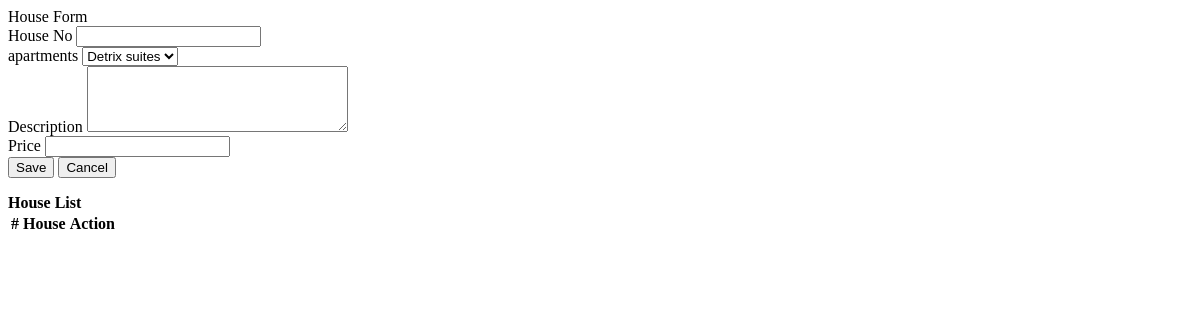
Before: /houses.php with the older database file.
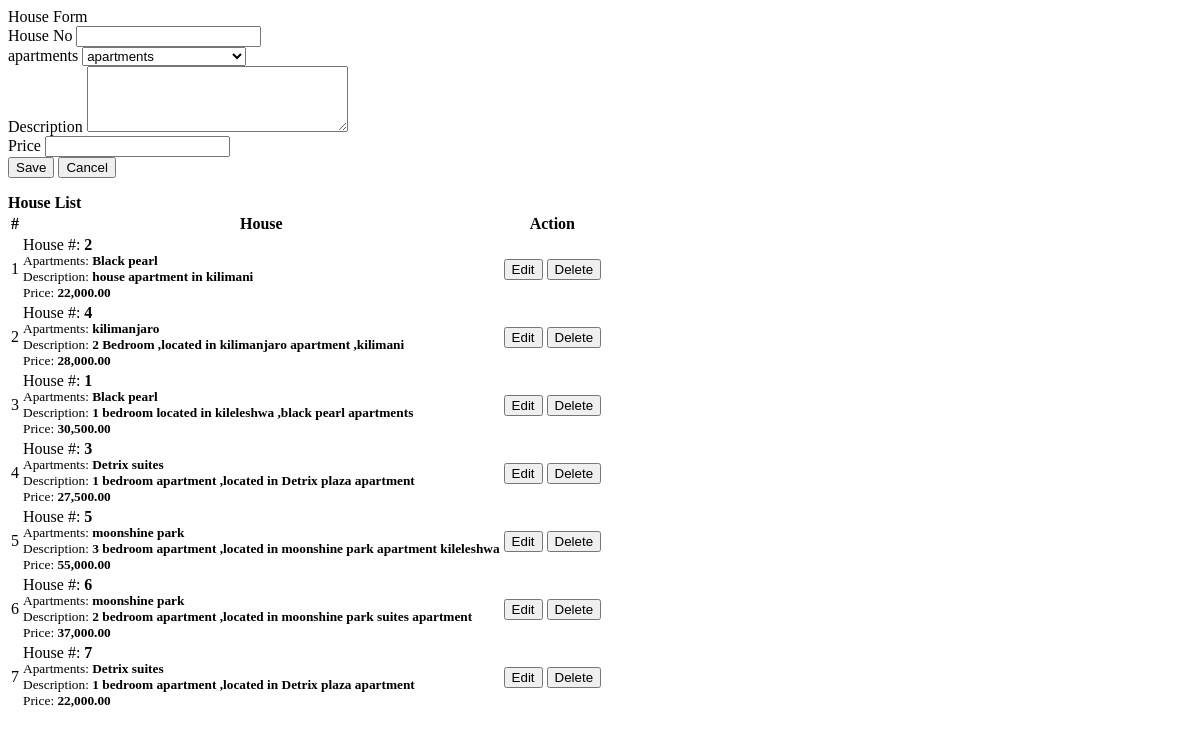
After: the same page with the newer database file.
### tables this page shows
CREATE TABLE `houses` (
  `id` int(30) NOT NULL,
  `house_no` varchar(50) NOT NULL,
  `category_id` int(30) NOT NULL,
  `description` text NOT NULL,
  `price` double NOT NULL
);

CREATE TABLE `categories` (
  `id` int(30) NOT NULL,
  `name` varchar(200) NOT NULL
);

### houses.php (the view, shortened to what this page needs)
<?php include('db_connect.php');?>
<div class="container-fluid">
	<div class="col-lg-12">
		<div class="row">
			<div class="col-md-4">
			<form action="" id="manage-house">
				<div class="card">
					<div class="card-header">
						    House Form
				  	</div>
					<div class="card-body">
							<div class="form-group">
								<label class="control-label">House No</label>
								<input type="text" class="form-control" name="house_no" required="">
							</div>
							<div class="form-group">
								<label class="control-label">apartments</label>
								<select name="apartments_id" id="" class="custom-select" required>
									<?php
									$categories = $conn->query("SELECT * FROM categories order by name asc");
									if($categories->num_rows > 0):
									while($row= $categories->fetch_assoc()) :
									?>
									<option value="<?php echo $row['id'] ?>"><?php echo $row['name'] ?></option>
								<?php endwhile; ?>
								<?php else: ?>
									<option selected="" value="" disabled="">Please check the apartments list.</option>
								<?php endif; ?>
								</select>
							</div>
							<div class="form-group">
								<label for="" class="control-label">Description</label>
								<textarea name="description" id="" cols="30" rows="4" class="form-control" required></textarea>
							</div>
							<div class="form-group">
								<label class="control-label">Price</label>
								<input type="number" class="form-control text-right" name="price" step="any" required="">
							</div>
					</div>
					<div class="card-footer">
						<div class="row">
							<div class="col-md-12">
								<button class="btn btn-sm btn-primary col-sm-3 offset-md-3"> Save</button>
								<button class="btn btn-sm btn-default col-sm-3" type="reset" > Cancel</button>
							</div>
						</div>
					</div>
				</div>
			</form>
			</div>
			<div class="col-md-8">
				<div class="card">
					<div class="card-header">
						<b>House List</b>
					</div>
					<div class="card-body">
						<table class="table table-bordered table-hover">
							<thead>
								<tr>
									<th class="text-center">#</th>
									<th class="text-center">House</th>
									<th class="text-center">Action</th>
								</tr>
							</thead>
							<tbody>
								<?php
								$i = 1;
								$house = $conn->query("SELECT h.*,c.name as cname FROM houses h inner join categories c on c.id = h.category_id order by id asc");
								while($row=$house->fetch_assoc()):
								?>
								<tr>
									<td class="text-center"><?php echo $i++ ?></td>
									<td class="">
										<p>House #: <b><?php echo $row['house_no'] ?></b></p>
										<p><small>Apartments: <b><?php echo $row['cname'] ?></b></small></p>
										<p><small>Description: <b><?php echo $row['description'] ?></b></small></p>
										<p><small>Price: <b><?php echo number_format($row['price'],2) ?></b></small></p>
									</td>
									<td class="text-center">
										<button class="btn btn-sm btn-primary edit_house" type="button" data-id="<?php echo $row['id'] ?>"  data-house_no="<?php echo $row['house_no'] ?>" data-description="<?php echo $row['description'] ?>" data-category_id="<?php echo $row['category_id'] ?>" data-price="<?php echo $row['price'] ?>" >Edit</button>
										<button class="btn btn-sm btn-danger delete_house" type="button" data-id="<?php echo $row['id'] ?>">Delete</button>
									</td>
								</tr>
								<?php endwhile; ?>
							</tbody>
						</table>
					</div>
				</div>
			</div>
		</div>
	</div>
</div>

### houses.php (style rules this page uses)
td { vertical-align: middle !important; }
td p { margin: unset; padding: unset; line-height: 1em; }

Changed rows visible on the page:
added houses: house_no "2", category.name "Black pearl", description "house apartment in kilimani", price "22,000.00"
added houses: house_no "4", category.name "kilimanjaro", description "2 Bedroom ,located in kilimanjaro apartment ,kilimani", price "28,000.00"
added houses: house_no "1", category.name "Black pearl", description "1 bedroom located in kileleshwa ,black pearl apartments", price "30,500.00"
added houses: house_no "3", category.name "Detrix suites", description "1 bedroom apartment ,located in Detrix plaza apartment", price "27,500.00"
added houses: house_no "5", category.name "moonshine park", description "3 bedroom apartment ,located in moonshine park apartment kileleshwa", price "55,000.00"
added houses: house_no "6", category.name "moonshine park", description "2 bedroom apartment ,located in moonshine park suites apartment", price "37,000.00"
added houses: house_no "7", category.name "Detrix suites", description "1 bedroom apartment ,located in Detrix plaza apartment", price "22,000.00"
Other visible differences:
form field apartments_id: "Detrix suites" → "apartments"
